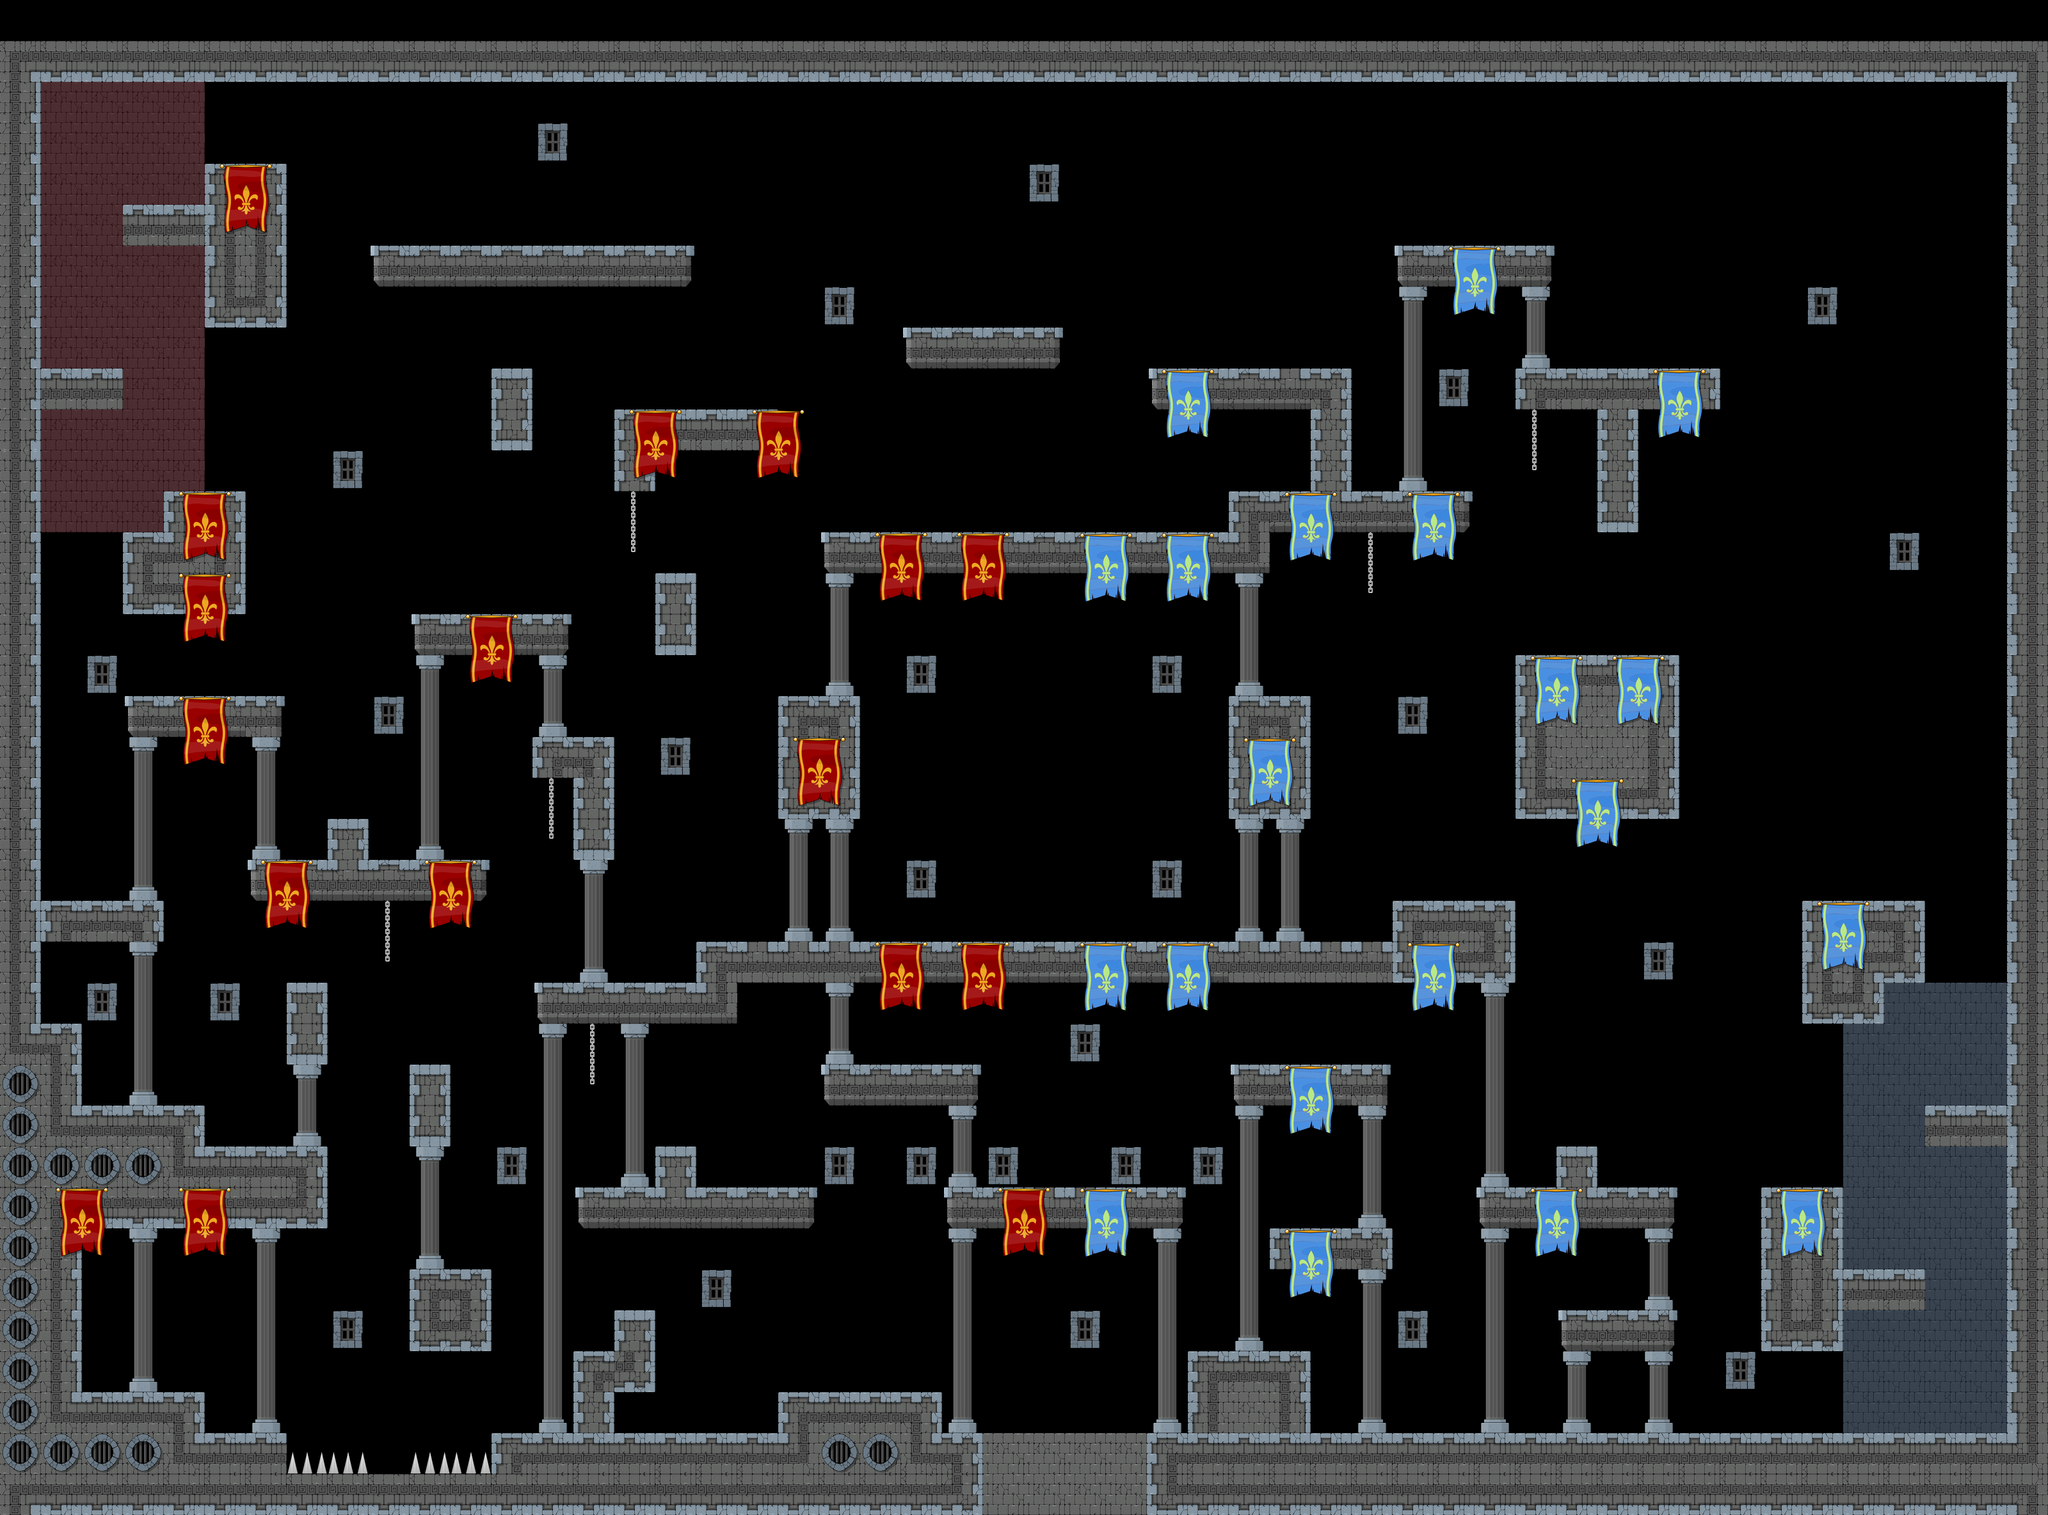

The image is a tile-based game level rendered from a .tmx file. Its description and source (layers, tilesets, objects; grid data summarised) follow:
An orthogonal 50x37 tile map with 64x64 px tiles, 2 tile layers (barriers, fg), 1 hidden layer not drawn and 30 objects (14x chest, 13x slot, 3x flag).

<map version="1.0" orientation="orthogonal" renderorder="right-down" width="50" height="37" tilewidth="64" tileheight="64" nextobjectid="37">
 <tileset firstgid="1" name="skin1-tileset" tilewidth="64" tileheight="64" tilecount="256" columns="16">
  <image source="../../tilesets/skin1-tileset.png" width="1024" height="1024" />
 </tileset>
 <layer name="bg" width="50" height="37" visible="0">
  <data>[1850 cells, 337 non-empty, 3 distinct tile ids]</data>
 </layer>
 <layer name="barriers" width="50" height="37">
  <data>[1850 cells, 485 non-empty, 32 distinct tile ids]</data>
 </layer>
 <layer name="fg" width="50" height="37">
  <data>[1850 cells, 407 non-empty, 18 distinct tile ids]</data>
 </layer>
 <objectgroup color="#ffff00" name="chestSpawn">
  <object id="3" name="chest1" type="chest" x="64" y="1536" width="64" height="64" />
  <object id="5" name="chest2" type="chest" x="512" y="1216" width="64" height="64" />
  <object id="8" name="chest4" type="chest" x="832" y="896" width="64" height="64" />
  <object id="9" name="chest5" type="chest" x="1904" y="1408" width="64" height="64" />
  <object id="27" name="chest5" type="chest" x="1216" y="2112" width="64" height="64" />
  <object id="28" name="chest5" type="chest" x="1408" y="1408" width="64" height="64" />
  <object id="29" name="chest5" type="chest" x="1152" y="576" width="64" height="64" />
  <object id="30" name="chest5" type="chest" x="2240" y="704" width="64" height="64" />
  <object id="31" name="chest5" type="chest" x="1856" y="768" width="64" height="64" />
  <object id="32" name="chest5" type="chest" x="2240" y="1344" width="64" height="64" />
  <object id="33" name="chest5" type="chest" x="2432" y="1984" width="64" height="64" />
  <object id="34" name="chest5" type="chest" x="2496" y="960" width="64" height="64" />
  <object id="35" name="chest5" type="chest" x="2432" y="1728" width="64" height="64" />
  <object id="36" name="chest5" type="chest" x="2368" y="320" width="64" height="64" />
 </objectgroup>
 <objectgroup color="#0000ff" name="flagObjects">
  <object id="10" name="midFlag" type="flag" x="1584" y="1152" width="64" height="64" />
  <object id="12" name="redFlag" type="flag" x="48" y="960" width="64" height="64" />
  <object id="13" name="blueFlag" type="flag" x="3072" y="960" width="64" height="64" />
  <object id="14" name="midSlot" type="slot" x="1616" y="1184" width="32" height="32" />
  <object id="15" name="slot5" type="slot" x="1312" y="2080" width="32" height="32" />
  <object id="16" name="slot6" type="slot" x="1932" y="214" width="32" height="32" />
  <object id="17" name="slot4" type="slot" x="1296" y="208" width="32" height="32" />
  <object id="18" name="slot7" type="slot" x="2080" y="2144" width="32" height="32" />
  <object id="19" name="slot3" type="slot" x="800" y="2080" width="32" height="32" />
  <object id="20" name="slot2" type="slot" x="592" y="208" width="32" height="32" />
  <object id="21" name="slot1" type="slot" x="288" y="2080" width="32" height="32" />
  <object id="22" name="slot8" type="slot" x="2446" y="208" width="32" height="32" />
  <object id="23" name="slot9" type="slot" x="2528" y="2208" width="32" height="32" />
  <object id="24" name="slot10" type="slot" x="2960" y="208" width="32" height="32" />
  <object id="25" name="slotRed" type="slot" x="16" y="992" width="32" height="32" />
  <object id="26" name="slotBlue" type="slot" x="3104" y="992" width="32" height="32" />
 </objectgroup>
</map>